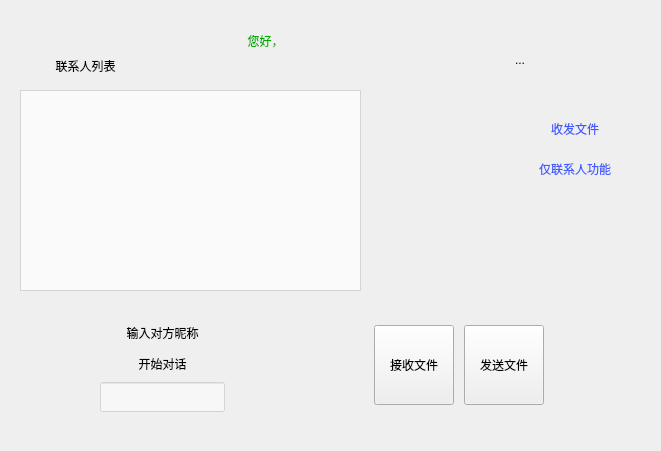
<?xml version="1.0" encoding="UTF-8"?>
<ui version="4.0">
 <class>home</class>
 <widget class="QWidget" name="home">
  <property name="geometry">
   <rect>
    <x>0</x>
    <y>0</y>
    <width>661</width>
    <height>451</height>
   </rect>
  </property>
  <property name="minimumSize">
   <size>
    <width>661</width>
    <height>451</height>
   </size>
  </property>
  <property name="maximumSize">
   <size>
    <width>661</width>
    <height>451</height>
   </size>
  </property>
  <property name="windowTitle">
   <string>Function</string>
  </property>
  <property name="styleSheet">
   <string notr="true">QWidget#widget
{
	
	background-image: url(:/Client/QT/icon/Background_2.jpg);

}</string>
  </property>
  <widget class="QLabel" name="label">
   <property name="geometry">
    <rect>
     <x>170</x>
     <y>20</y>
     <width>191</width>
     <height>41</height>
    </rect>
   </property>
   <property name="styleSheet">
    <string notr="true">font: 20pt &quot;黑体&quot;;
color: rgb(0, 170, 0);</string>
   </property>
   <property name="text">
    <string>您好，</string>
   </property>
   <property name="alignment">
    <set>Qt::AlignCenter</set>
   </property>
  </widget>
  <widget class="QListWidget" name="listWidget">
   <property name="geometry">
    <rect>
     <x>20</x>
     <y>90</y>
     <width>341</width>
     <height>201</height>
    </rect>
   </property>
   <property name="styleSheet">
    <string notr="true">font: 75 italic 12pt &quot;Comic Sans MS&quot;;
background-color: rgba(255, 255, 255,0.7);</string>
   </property>
  </widget>
  <widget class="QLabel" name="label_3">
   <property name="geometry">
    <rect>
     <x>20</x>
     <y>50</y>
     <width>131</width>
     <height>31</height>
    </rect>
   </property>
   <property name="styleSheet">
    <string notr="true">font: 18pt &quot;华文隶书&quot;;</string>
   </property>
   <property name="text">
    <string>联系人列表</string>
   </property>
   <property name="alignment">
    <set>Qt::AlignCenter</set>
   </property>
  </widget>
  <widget class="QToolButton" name="toolButton">
   <property name="geometry">
    <rect>
     <x>470</x>
     <y>10</y>
     <width>100</width>
     <height>100</height>
    </rect>
   </property>
   <property name="minimumSize">
    <size>
     <width>100</width>
     <height>100</height>
    </size>
   </property>
   <property name="maximumSize">
    <size>
     <width>100</width>
     <height>100</height>
    </size>
   </property>
   <property name="styleSheet">
    <string notr="true">border-style:none;</string>
   </property>
   <property name="text">
    <string>...</string>
   </property>
   <property name="icon">
    <iconset resource="Client.qrc">
     <normaloff>:/Client/QT/icon/talk.png</normaloff>:/Client/QT/icon/talk.png</iconset>
   </property>
   <property name="iconSize">
    <size>
     <width>80</width>
     <height>80</height>
    </size>
   </property>
  </widget>
  <widget class="QWidget" name="horizontalLayoutWidget">
   <property name="geometry">
    <rect>
     <x>370</x>
     <y>320</y>
     <width>271</width>
     <height>91</height>
    </rect>
   </property>
   <layout class="QHBoxLayout" name="horizontalLayout">
    <item>
     <widget class="QToolButton" name="pushButton_receivefile">
      <property name="minimumSize">
       <size>
        <width>80</width>
        <height>80</height>
       </size>
      </property>
      <property name="maximumSize">
       <size>
        <width>80</width>
        <height>80</height>
       </size>
      </property>
      <property name="styleSheet">
       <string notr="true">#pushButton_receivefile:hover
{
	border-style:none;
	font: 12pt &quot;华文隶书&quot;;
	color: rgba(0, 0, 0, 1);
}

#pushButton_receivefile:!hover
{
	border-style:none;
	font: 75 12pt &quot;华文隶书&quot;;
	color: rgba(0, 0, 0, 0);
}
</string>
      </property>
      <property name="text">
       <string>接收文件</string>
      </property>
      <property name="icon">
       <iconset resource="Client.qrc">
        <normaloff>:/Client/QT/icon/File.png</normaloff>:/Client/QT/icon/File.png</iconset>
      </property>
      <property name="iconSize">
       <size>
        <width>50</width>
        <height>50</height>
       </size>
      </property>
      <property name="toolButtonStyle">
       <enum>Qt::ToolButtonTextUnderIcon</enum>
      </property>
      <property name="autoRaise">
       <bool>false</bool>
      </property>
      <property name="arrowType">
       <enum>Qt::NoArrow</enum>
      </property>
     </widget>
    </item>
    <item>
     <widget class="QToolButton" name="pushButton_sendfile">
      <property name="minimumSize">
       <size>
        <width>80</width>
        <height>80</height>
       </size>
      </property>
      <property name="maximumSize">
       <size>
        <width>80</width>
        <height>80</height>
       </size>
      </property>
      <property name="styleSheet">
       <string notr="true">#pushButton_sendfile:hover
{
	border-style:none;
	font: 12pt &quot;华文隶书&quot;;
	color: rgba(0, 0, 0, 1);
}

#pushButton_sendfile:!hover
{
	border-style:none;
	font: 75 12pt &quot;华文隶书&quot;;
	color: rgba(0, 0, 0, 0);
}
</string>
      </property>
      <property name="text">
       <string>发送文件</string>
      </property>
      <property name="icon">
       <iconset resource="Client.qrc">
        <normaloff>:/Client/QT/icon/SendFile.png</normaloff>:/Client/QT/icon/SendFile.png</iconset>
      </property>
      <property name="iconSize">
       <size>
        <width>50</width>
        <height>50</height>
       </size>
      </property>
      <property name="toolButtonStyle">
       <enum>Qt::ToolButtonTextUnderIcon</enum>
      </property>
     </widget>
    </item>
    <item>
     <widget class="QToolButton" name="pushButton_quit">
      <property name="minimumSize">
       <size>
        <width>80</width>
        <height>80</height>
       </size>
      </property>
      <property name="maximumSize">
       <size>
        <width>80</width>
        <height>80</height>
       </size>
      </property>
      <property name="styleSheet">
       <string notr="true">#pushButton_quit:hover
{
	border-style:none;
	font: 12pt &quot;华文隶书&quot;;
	color: rgba(0, 0, 0, 1);
}

#pushButton_quit:!hover
{
	border-style:none;
	font: 75 12pt &quot;华文隶书&quot;;
	color: rgba(0, 0, 0, 0);
}
</string>
      </property>
      <property name="text">
       <string>退出登录</string>
      </property>
      <property name="icon">
       <iconset resource="Client.qrc">
        <normaloff>:/Client/QT/icon/LoginOut_blue.png</normaloff>:/Client/QT/icon/LoginOut_blue.png</iconset>
      </property>
      <property name="iconSize">
       <size>
        <width>50</width>
        <height>50</height>
       </size>
      </property>
      <property name="toolButtonStyle">
       <enum>Qt::ToolButtonTextUnderIcon</enum>
      </property>
     </widget>
    </item>
   </layout>
  </widget>
  <widget class="QWidget" name="verticalLayoutWidget">
   <property name="geometry">
    <rect>
     <x>510</x>
     <y>110</y>
     <width>132</width>
     <height>80</height>
    </rect>
   </property>
   <layout class="QVBoxLayout" name="verticalLayout_2">
    <item>
     <widget class="QLabel" name="label_2">
      <property name="minimumSize">
       <size>
        <width>130</width>
        <height>30</height>
       </size>
      </property>
      <property name="maximumSize">
       <size>
        <width>130</width>
        <height>30</height>
       </size>
      </property>
      <property name="styleSheet">
       <string notr="true">font: 75 16pt &quot;微软雅黑&quot;;
color: rgb(66, 91, 255);</string>
      </property>
      <property name="text">
       <string>收发文件</string>
      </property>
      <property name="alignment">
       <set>Qt::AlignCenter</set>
      </property>
     </widget>
    </item>
    <item>
     <widget class="QLabel" name="label_4">
      <property name="minimumSize">
       <size>
        <width>120</width>
        <height>30</height>
       </size>
      </property>
      <property name="maximumSize">
       <size>
        <width>130</width>
        <height>30</height>
       </size>
      </property>
      <property name="styleSheet">
       <string notr="true">font: 75 16pt &quot;微软雅黑&quot;;
color: rgb(66, 91, 255);</string>
      </property>
      <property name="text">
       <string>仅联系人功能</string>
      </property>
      <property name="alignment">
       <set>Qt::AlignCenter</set>
      </property>
     </widget>
    </item>
   </layout>
  </widget>
  <widget class="QWidget" name="widget" native="true">
   <property name="geometry">
    <rect>
     <x>0</x>
     <y>0</y>
     <width>661</width>
     <height>451</height>
    </rect>
   </property>
   <widget class="QWidget" name="horizontalLayoutWidget_2">
    <property name="geometry">
     <rect>
      <x>80</x>
      <y>320</y>
      <width>271</width>
      <height>92</height>
     </rect>
    </property>
    <layout class="QHBoxLayout" name="horizontalLayout_2">
     <item>
      <layout class="QVBoxLayout" name="verticalLayout">
       <item>
        <widget class="QLabel" name="label_6">
         <property name="styleSheet">
          <string notr="true">font: 15pt &quot;华文楷体&quot;;</string>
         </property>
         <property name="text">
          <string>输入对方昵称</string>
         </property>
         <property name="alignment">
          <set>Qt::AlignCenter</set>
         </property>
        </widget>
       </item>
       <item>
        <widget class="QLabel" name="label_7">
         <property name="styleSheet">
          <string notr="true">font: 15pt &quot;华文楷体&quot;;</string>
         </property>
         <property name="text">
          <string>开始对话</string>
         </property>
         <property name="alignment">
          <set>Qt::AlignCenter</set>
         </property>
        </widget>
       </item>
       <item>
        <widget class="QLineEdit" name="lineEdit_sendname">
         <property name="minimumSize">
          <size>
           <width>125</width>
           <height>30</height>
          </size>
         </property>
         <property name="maximumSize">
          <size>
           <width>125</width>
           <height>30</height>
          </size>
         </property>
         <property name="styleSheet">
          <string notr="true">background-color: rgba(255, 255, 255,0.5);</string>
         </property>
        </widget>
       </item>
      </layout>
     </item>
     <item>
      <widget class="QToolButton" name="pushButton_sendmessage">
       <property name="minimumSize">
        <size>
         <width>80</width>
         <height>80</height>
        </size>
       </property>
       <property name="maximumSize">
        <size>
         <width>80</width>
         <height>80</height>
        </size>
       </property>
       <property name="styleSheet">
        <string notr="true">#pushButton_sendmessage:hover
{
	border-style:none;
	font: 12pt &quot;华文隶书&quot;;
	color: rgba(0, 0, 0, 1);
}

#pushButton_sendmessage:!hover
{
	border-style:none;
	font: 75 12pt &quot;华文隶书&quot;;
	color: rgba(0, 0, 0, 0);
}
</string>
       </property>
       <property name="text">
        <string>聊天</string>
       </property>
       <property name="icon">
        <iconset resource="Client.qrc">
         <normaloff>:/Client/QT/icon/Chat.png</normaloff>:/Client/QT/icon/Chat.png</iconset>
       </property>
       <property name="iconSize">
        <size>
         <width>50</width>
         <height>50</height>
        </size>
       </property>
       <property name="toolButtonStyle">
        <enum>Qt::ToolButtonTextUnderIcon</enum>
       </property>
      </widget>
     </item>
    </layout>
   </widget>
   <widget class="QToolButton" name="pushButton_fresh">
    <property name="geometry">
     <rect>
      <x>10</x>
      <y>320</y>
      <width>60</width>
      <height>60</height>
     </rect>
    </property>
    <property name="minimumSize">
     <size>
      <width>60</width>
      <height>60</height>
     </size>
    </property>
    <property name="maximumSize">
     <size>
      <width>60</width>
      <height>60</height>
     </size>
    </property>
    <property name="styleSheet">
     <string notr="true">#pushButton_fresh:hover
{
	border-style:none;
	font: 12pt &quot;华文隶书&quot;;
	color: rgba(0, 0, 0, 1);
}

#pushButton_fresh:!hover
{
	border-style:none;
	font: 75 12pt &quot;华文隶书&quot;;
	color: rgba(0, 0, 0, 0);
}
</string>
    </property>
    <property name="text">
     <string>刷新</string>
    </property>
    <property name="icon">
     <iconset resource="Client.qrc">
      <normaloff>:/Client/QT/icon/Refresh.png</normaloff>:/Client/QT/icon/Refresh.png</iconset>
    </property>
    <property name="iconSize">
     <size>
      <width>35</width>
      <height>35</height>
     </size>
    </property>
    <property name="toolButtonStyle">
     <enum>Qt::ToolButtonTextUnderIcon</enum>
    </property>
   </widget>
   <widget class="QToolButton" name="pushButton_startchat">
    <property name="geometry">
     <rect>
      <x>370</x>
      <y>120</y>
      <width>80</width>
      <height>80</height>
     </rect>
    </property>
    <property name="minimumSize">
     <size>
      <width>80</width>
      <height>80</height>
     </size>
    </property>
    <property name="maximumSize">
     <size>
      <width>80</width>
      <height>80</height>
     </size>
    </property>
    <property name="styleSheet">
     <string notr="true">#pushButton_startchat:hover
{
	border-style:none;
	font: 12pt &quot;华文隶书&quot;;
	color: rgba(0, 0, 0, 1);
}

#pushButton_startchat:!hover
{
	border-style:none;
	font: 75 12pt &quot;华文隶书&quot;;
	color: rgba(0, 0, 0, 0);
}
</string>
    </property>
    <property name="text">
     <string>开始对话</string>
    </property>
    <property name="icon">
     <iconset resource="Client.qrc">
      <normaloff>:/Client/QT/icon/Chat_icon.png</normaloff>:/Client/QT/icon/Chat_icon.png</iconset>
    </property>
    <property name="iconSize">
     <size>
      <width>50</width>
      <height>50</height>
     </size>
    </property>
    <property name="toolButtonStyle">
     <enum>Qt::ToolButtonTextUnderIcon</enum>
    </property>
   </widget>
   <widget class="QWidget" name="horizontalLayoutWidget_3">
    <property name="geometry">
     <rect>
      <x>370</x>
      <y>210</y>
      <width>271</width>
      <height>99</height>
     </rect>
    </property>
    <layout class="QHBoxLayout" name="horizontalLayout_3">
     <item>
      <widget class="QToolButton" name="pushButton_addpeople">
       <property name="minimumSize">
        <size>
         <width>80</width>
         <height>80</height>
        </size>
       </property>
       <property name="maximumSize">
        <size>
         <width>80</width>
         <height>80</height>
        </size>
       </property>
       <property name="styleSheet">
        <string notr="true">#pushButton_addpeople:hover
{
	border-style:none;
	font: 12pt &quot;华文隶书&quot;;
	color: rgba(0, 0, 0, 1);
}

#pushButton_addpeople:!hover
{
	border-style:none;
	font: 75 12pt &quot;华文隶书&quot;;
	color: rgba(0, 0, 0, 0);
}
</string>
       </property>
       <property name="text">
        <string>添加联系人</string>
       </property>
       <property name="icon">
        <iconset resource="Client.qrc">
         <normaloff>:/Client/QT/icon/AddAccount.png</normaloff>:/Client/QT/icon/AddAccount.png</iconset>
       </property>
       <property name="iconSize">
        <size>
         <width>50</width>
         <height>50</height>
        </size>
       </property>
       <property name="toolButtonStyle">
        <enum>Qt::ToolButtonTextUnderIcon</enum>
       </property>
      </widget>
     </item>
     <item>
      <widget class="QToolButton" name="pushButton_deletepeople">
       <property name="minimumSize">
        <size>
         <width>80</width>
         <height>80</height>
        </size>
       </property>
       <property name="maximumSize">
        <size>
         <width>80</width>
         <height>80</height>
        </size>
       </property>
       <property name="styleSheet">
        <string notr="true">#pushButton_deletepeople:hover
{
	border-style:none;
	font: 12pt &quot;华文隶书&quot;;
	color: rgba(0, 0, 0, 1);
}

#pushButton_deletepeople:!hover
{
	border-style:none;
	font: 75 12pt &quot;华文隶书&quot;;
	color: rgba(0, 0, 0, 0);
}
</string>
       </property>
       <property name="text">
        <string>删除联系人</string>
       </property>
       <property name="icon">
        <iconset resource="Client.qrc">
         <normaloff>:/Client/QT/icon/Delete.png</normaloff>:/Client/QT/icon/Delete.png</iconset>
       </property>
       <property name="iconSize">
        <size>
         <width>50</width>
         <height>50</height>
        </size>
       </property>
       <property name="toolButtonStyle">
        <enum>Qt::ToolButtonTextUnderIcon</enum>
       </property>
      </widget>
     </item>
    </layout>
   </widget>
  </widget>
  <zorder>widget</zorder>
  <zorder>label</zorder>
  <zorder>listWidget</zorder>
  <zorder>label_3</zorder>
  <zorder>toolButton</zorder>
  <zorder>horizontalLayoutWidget</zorder>
  <zorder>verticalLayoutWidget</zorder>
 </widget>
 <resources>
  <include location="Client.qrc"/>
 </resources>
 <connections/>
</ui>
